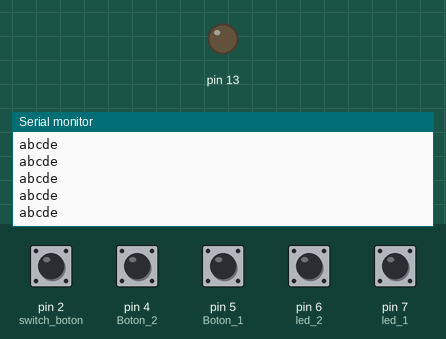
A sketch run on a simulated Arduino Uno, built with avr-gcc and run on an emulated ATmega328P. Parts: output pins drawn as LEDs (lit = HIGH), the last lines printed to the serial monitor. The test bench sets the inputs (shaded band); at power-on: pin 2 (switch_boton), pin 4 (Boton_2), pin 5 (Boton_1), pin 6 (led_2), pin 7 (led_1) HIGH.

Above: at 1.2 s.
1.3 s: pin 2 (switch_boton) pulled LOW for 0.15 s
At 1.8 s:
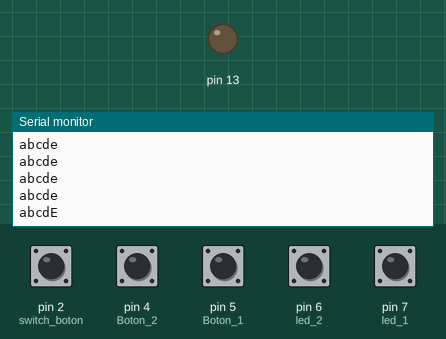
2.9 s: pin 4 (Boton_2) pulled LOW for 0.15 s
At 2.91 s:
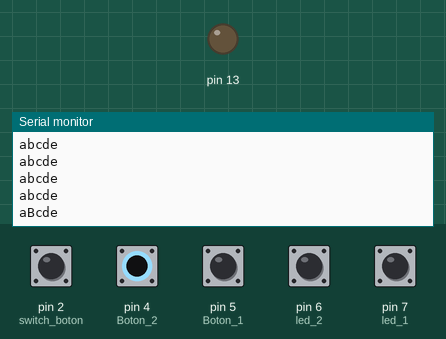
4.5 s: pin 5 (Boton_1) pulled LOW for 0.15 s
At 4.52 s:
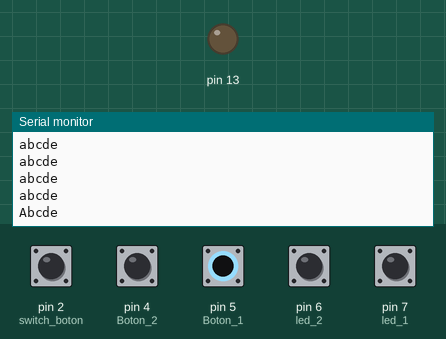
6.1 s: pin 6 (led_2) pulled LOW for 0.15 s
At 6.12 s:
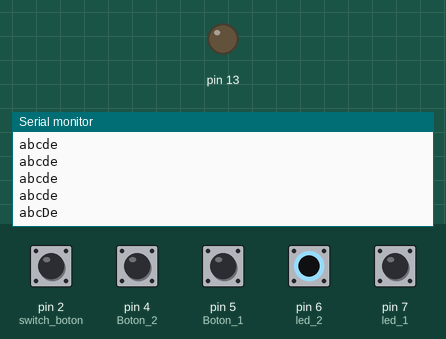
7.7 s: pin 7 (led_1) pulled LOW for 0.15 s
At 7.73 s:
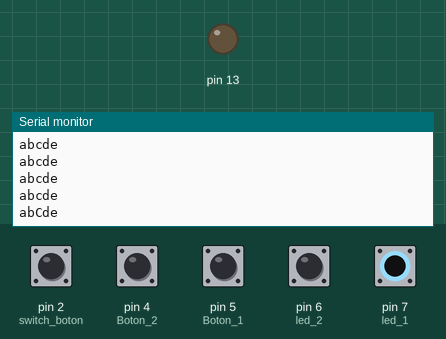
9.3 s: pin 2 (switch_boton) driven LOW and pin 4 (Boton_2) driven LOW
At 9.8 s:
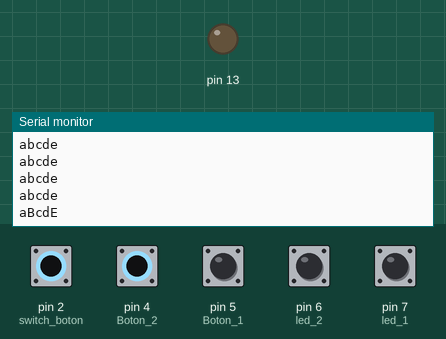

Measured:
- after the input at 1.3 s, the serial monitor: prints a new line at once (image 1)
- after the input at 2.9 s, the serial monitor: prints a new line at once (image 2)
- after the input at 4.5 s, the serial monitor: prints a new line at once (image 3)
- after the input at 6.1 s, the serial monitor: prints a new line at once (image 4)
- after the input at 7.7 s, the serial monitor: prints a new line at once (image 5)
- after the input at 9.3 s, the serial monitor: prints a new line at once (image 6)

The sketch:

TP_arduino_2_a.ino
```cpp
bool val=false;

//"LED´s" utilizo botones para simular los leds
int led_1=7;
int led_2=6;

//Botones
int Boton_1=5;
int Boton_2=4;
//Boton switch
int switch_boton=2;

void setup(){
  Serial.begin(9600);

  //Pin led de arduino para ver la comunicación ida y vuelta
  pinMode(13, OUTPUT);

  //"LED´s"
  pinMode(led_1,INPUT_PULLUP);
  pinMode(led_2,INPUT_PULLUP);

  //Botones
  pinMode(Boton_1,INPUT_PULLUP);
  pinMode(Boton_2,INPUT_PULLUP);

  //Boton switch
  pinMode(switch_boton,INPUT_PULLUP);

}

void loop(){
  String mensaje = "";
  String paquete = "";  // reinicio del pquete

  // Leer botones y "LEDs" (elegí este tipo de códificación por simplicidad de lectura)
  paquete += digitalRead(Boton_1) == LOW ? "A" : "a";  // "A" si está presionado, "a" si no
  paquete += digitalRead(Boton_2) == LOW ? "B" : "b";
  paquete += digitalRead(led_1) == LOW ? "C" : "c";
  paquete += digitalRead(led_2) == LOW ? "D" : "d";
  paquete += digitalRead(switch_boton) == LOW ? "E" : "e";

  // Enviar el paquete completo con delimitador de fin de línea '\n'
  Serial.println(paquete);

  //verifica si hay datos para leer en el puerto serail
  if (Serial.available() > 0) {
    mensaje = Serial.readStringUntil('\n');
  }
  //Si es C prende el led si es D lo apaga (simula lo que pasaría con 2 leds es solo para notar la comunicación ida y vuelta)
  if(mensaje.charAt(2)=='C'){
    val=true;
  }
  if(mensaje.charAt(3)=='D'){
    val=false;
  }

  if(val){
    digitalWrite(13, HIGH);
  }
  else{
    digitalWrite(13, LOW);
  }

  digitalRead(switch_boton) == LOW ? delay(500) : delay(0); //Un delay de 500 ms para evitar la sobreescritura en el puerto a la hora de cambiar de estados

  delay(100);  // Ajusta según la frecuencia de lectura deseada

}
```
